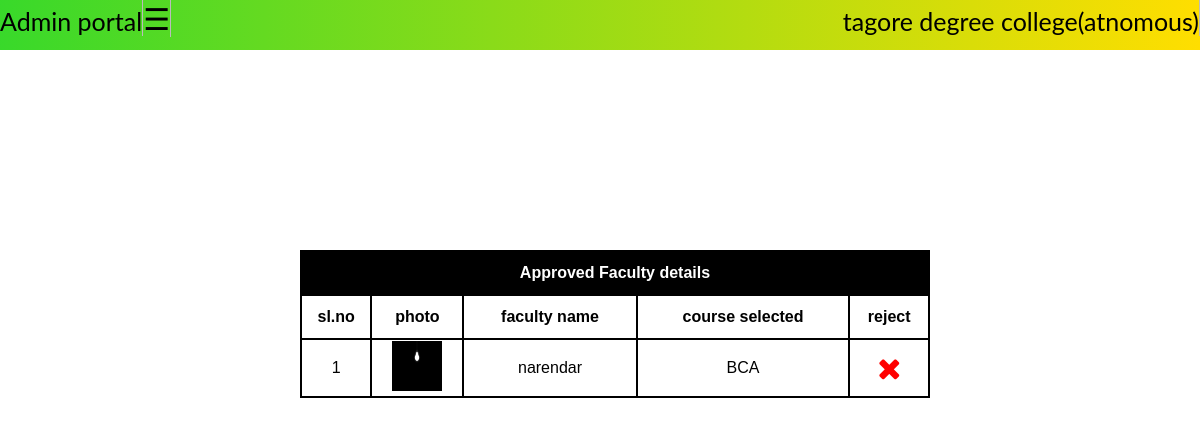
Page /admin-approved-faculty/ (signed in) on the committed database.
### faculty/models.py (models this page shows)
class Faculty(models.Model):
    user=models.OneToOneField(User,on_delete=models.CASCADE)
    contact=models.PositiveIntegerField()
    address=models.CharField(max_length=100)
    profile_pic=models.ImageField(upload_to='profile_pic/faculty/',null=True)
    course=models.CharField(max_length=40)
    approved=models.BooleanField(default=False)

### core/views.py (the view)
# urls.py: path('admin-approved-faculty/',views.admin_approved_faculty,name='admin-approved-faculty'),
@login_required(login_url='admin-sign-in')
def admin_approved_faculty(request):
    facultys=Faculty.objects.filter(approved=True)
    return render(request,'admin/approvedfaculty.html',{'facultys':facultys})

### templates/admin/approvedfaculty.html (shortened to what this page needs)
<!DOCTYPE html>
<html>
    <head>
        <link rel="stylesheet" href="https://cdnjs.cloudflare.com/ajax/libs/font-awesome/4.7.0/css/font-awesome.min.css">
</head>
<body>
  <ul>
    <li style="float:right;color:black;font-size: 25px;padding-top: 6px;">tagore degree college(atnomous)</li>
    <li style="float:left;color: black; font-size: 25px;padding-top: 6px;">Admin portal</li>
    <li><span style="font-size:30px;cursor:pointer" onclick="openNav()">&#9776; </span></li>
  </ul>
    <div class="container">
        <table>
      <tr>
       <th colspan="6"style="color:white;background-color:black"> Approved Faculty details</th>
      </tr>
      <tr>
      <th>sl.no</th> <th> photo</th> <th> faculty name</th>   <th> course selected</th>  <th>reject</th>
      </tr>
      {% for faculty in facultys %}
      <tr >
          <td>{{forloop.counter}}</td>
          <td> <img src="{{faculty.profile_pic.url}}" height="50px" width="50px"></td>
        <td >{{faculty.user}}</td>
        <td> {{faculty.course}}</td>
        <td><a href="{% url 'admin-rejecting-faculty' faculty.id %}"><i class="fa fa-close" style="font-size:30px;color:red"></i> </a></td>
      </tr>
      {% endfor %}
</div>
{% include 'admin/base.html' %}
</body>
</html

### templates/admin/approvedfaculty.html (style rules this page uses)
body { margin:0px }
ul { list-style-type: none; margin: 0; padding: 0; overflow: hidden; background-image: linear-gradient(to right, #1fd40fe2, rgba(255,222,0,1)); height: 50px; }
li { float: left; border-right:1px solid #bbb; }
.container { margin-left:25%;; margin-top: 200px; }
table { border-collapse:collapse; width:70%; height:300px; }
table,td,th { border:2px solid black; font-family: 'Lucida Sans', 'Lucida Sans Regular', 'Lucida Grande', 'Lucida Sans Unicode', Geneva, Verdana, sans-serif; height: 40px; text-align: center; }

### templates/admin/base.html (style rules this page uses)
body { margin:0px }
ul { list-style-type: none; margin: 0; padding: 0; overflow: hidden; background-image: linear-gradient(to right, #1fd40fe2, rgba(255,222,0,1)); height: 50px; position:sticky; top:0px; }
li { float: left; border-right:1px solid #bbb; }
body { font-family: 'Lato', sans-serif; }

### rows in the picture
Faculty: profile_pic (picture), user "narendar", course "BCA"
